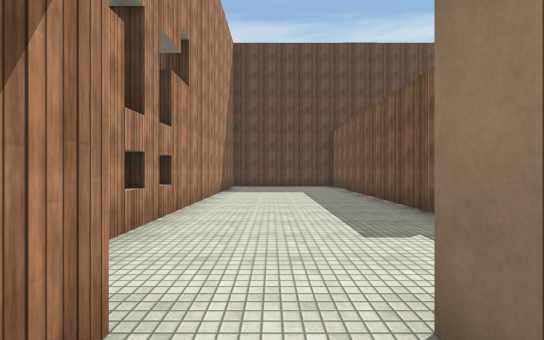
View 1 (above)

13 first-person views from a walk through a 3-D level made in the Unity game engine. The camera is 1.5 m above the floor, looks level and sees 90° across. The floor is counted in squares, 2 m on a side. Each view is taken from the middle of a square. On the plan, view 1 faces up. The plan holds only what a view shows up to about 10 squares ahead; the rest is blank. The place goes on beyond the plan. The player character is not drawn. Surface patterns are stand-ins for the level's own textures.

View 2
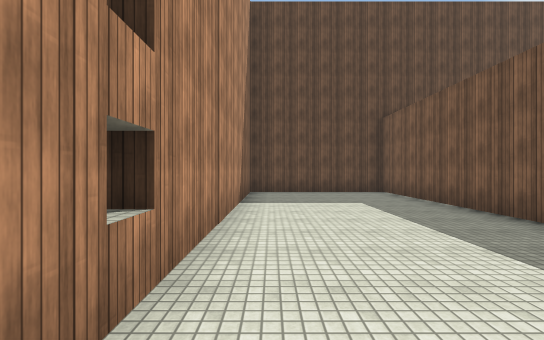

View 3
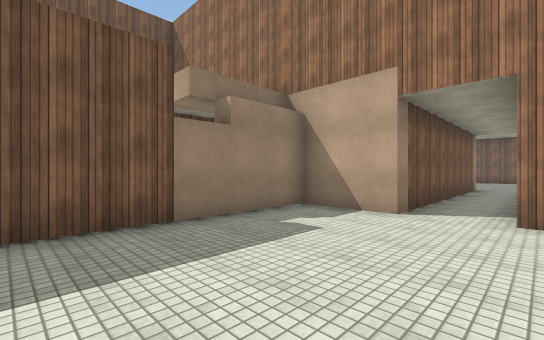

View 4
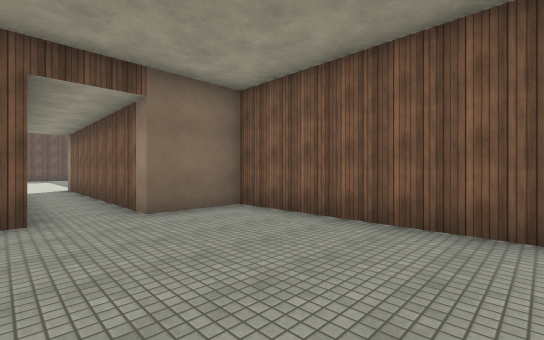

View 5
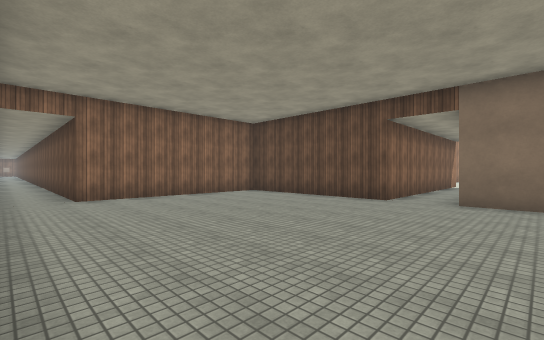

View 6
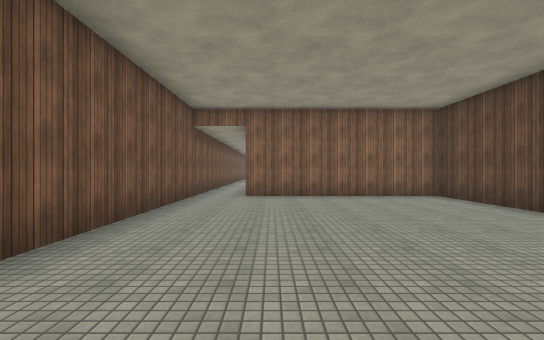

View 7
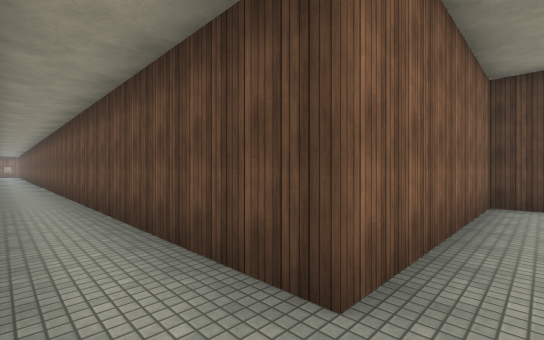

View 8
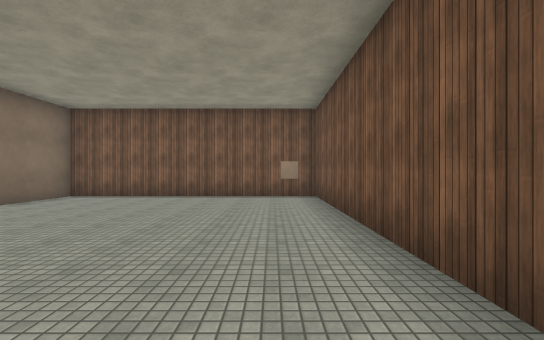

View 9
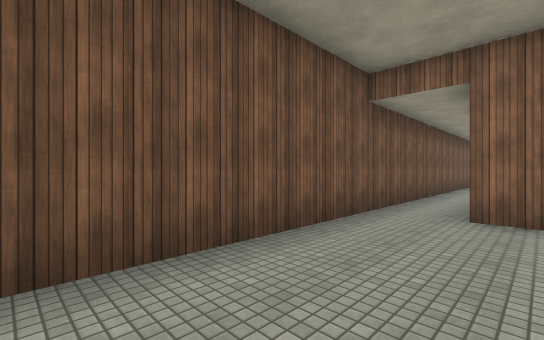

View 10
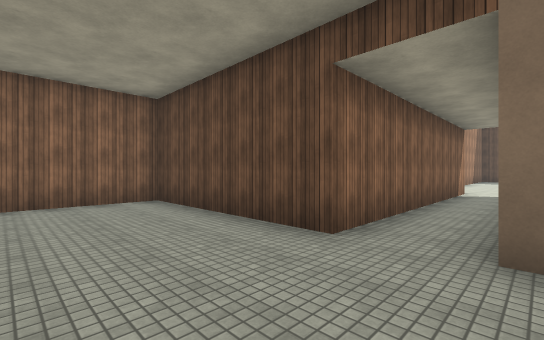

View 11
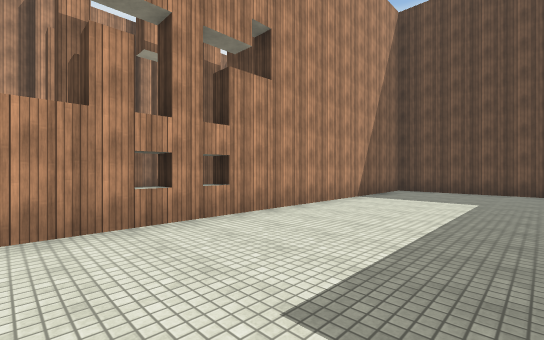

View 12
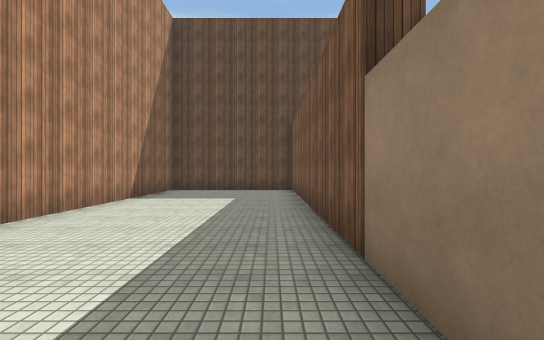

View 13
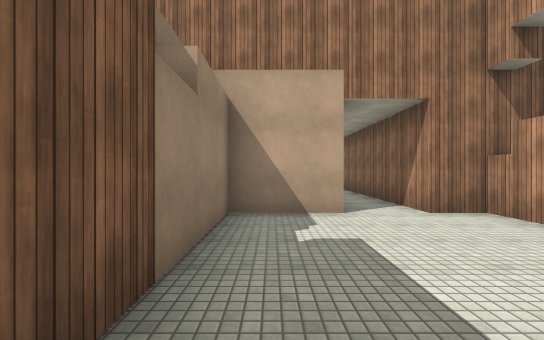

### Floor plan
Points are (right, up) in squares from view 1. A wall is a line through its corners. A room is listed if a view was taken in it or the views show most of it. See-through windows are left out.
Room 1 (views 1, 4, 5, 6, 7, 8, 9, 10)
walls: (-12.9, -13.2) (2.8, -13.2) (2.8, -6.2) (0.7, -6.2) (0.7, 1.2); (-0.7, 1.2) (-0.7, -6.2) (-5.7, -6.2) (-5.7, -11.7) (-17.9, -11.7)
ways out: opening at (0, 1) to room 2
Room 2 (views 2, 3, 11, 12, 13)
walls: (0.7, 1.2) (2.8, 1.2) (2.8, 12.3) (-1.7, 12.3) (-1.7, 1.2) (-0.7, 1.2)
ways out: opening at (0, 1) to room 1

Where each view was taken, in squares from view 1:
view 1: 0 up, 0 right, facing up
view 2: 3 up, 1 left, facing up
view 3: 6 up, 1 left, facing down-right
view 4: 11 down, 1 left, facing up-right
view 5: 13 down, 2 right, facing up-left
view 6: 11 down, 2 right, facing left
view 7: 13 down, 5 left, facing up-left
view 8: 12 down, 5 left, facing right
view 9: 11 down, 1 left, facing down-left
view 10: 9 down, 1 right, facing up-left
view 11: 2 up, 2 right, facing up-left
view 12: 2 up, 2 right, facing up
view 13: 6 up, 2 right, facing down
